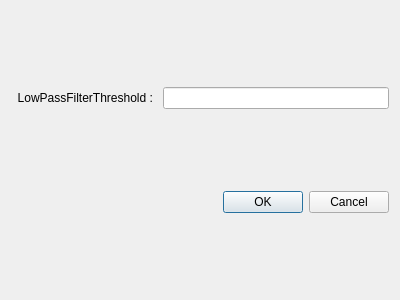
<?xml version="1.0" encoding="UTF-8"?>
<ui version="4.0">
 <class>LowPassFilterDlg</class>
 <widget class="QDialog" name="LowPassFilterDlg">
  <property name="geometry">
   <rect>
    <x>0</x>
    <y>0</y>
    <width>400</width>
    <height>300</height>
   </rect>
  </property>
  <property name="windowTitle">
   <string>Dialog</string>
  </property>
  <layout class="QVBoxLayout" name="verticalLayout">
   <item>
    <layout class="QHBoxLayout" name="horizontalLayout">
     <item>
      <widget class="QLabel" name="label">
       <property name="text">
        <string>  LowPassFilterThreshold : </string>
       </property>
      </widget>
     </item>
     <item>
      <widget class="QLineEdit" name="lineEdit"/>
     </item>
    </layout>
   </item>
   <item>
    <widget class="QDialogButtonBox" name="buttonBox">
     <property name="orientation">
      <enum>Qt::Horizontal</enum>
     </property>
     <property name="standardButtons">
      <set>QDialogButtonBox::Cancel|QDialogButtonBox::Ok</set>
     </property>
    </widget>
   </item>
  </layout>
 </widget>
 <resources/>
 <connections>
  <connection>
   <sender>buttonBox</sender>
   <signal>accepted()</signal>
   <receiver>LowPassFilterDlg</receiver>
   <slot>accept()</slot>
   <hints>
    <hint type="sourcelabel">
     <x>248</x>
     <y>254</y>
    </hint>
    <hint type="destinationlabel">
     <x>157</x>
     <y>274</y>
    </hint>
   </hints>
  </connection>
  <connection>
   <sender>buttonBox</sender>
   <signal>rejected()</signal>
   <receiver>LowPassFilterDlg</receiver>
   <slot>reject()</slot>
   <hints>
    <hint type="sourcelabel">
     <x>316</x>
     <y>260</y>
    </hint>
    <hint type="destinationlabel">
     <x>286</x>
     <y>274</y>
    </hint>
   </hints>
  </connection>
 </connections>
</ui>
